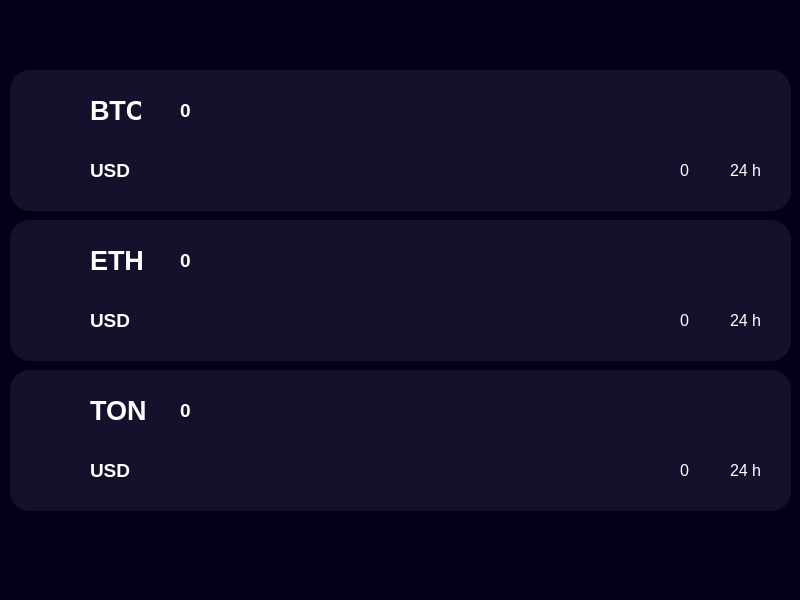
<?xml version="1.0" encoding="UTF-8"?>
<ui version="4.0">
 <class>MainWindow</class>
 <widget class="QMainWindow" name="MainWindow">
  <property name="geometry">
   <rect>
    <x>0</x>
    <y>0</y>
    <width>800</width>
    <height>600</height>
   </rect>
  </property>
  <property name="windowTitle">
   <string>MainWindow</string>
  </property>
  <widget class="QWidget" name="centralwidget">
   <widget class="QWidget" name="widget" native="true">
    <property name="geometry">
     <rect>
      <x>0</x>
      <y>0</y>
      <width>801</width>
      <height>601</height>
     </rect>
    </property>
    <property name="styleSheet">
     <string notr="true">background-color: rgb(5, 0, 26);</string>
    </property>
    <widget class="QWidget" name="widget_2" native="true">
     <property name="geometry">
      <rect>
       <x>10</x>
       <y>70</y>
       <width>781</width>
       <height>141</height>
      </rect>
     </property>
     <property name="styleSheet">
      <string notr="true">background-color: rgb(21, 16, 43);
border-radius: 20px;
</string>
     </property>
     <widget class="QLabel" name="label">
      <property name="geometry">
       <rect>
        <x>80</x>
        <y>30</y>
        <width>51</width>
        <height>21</height>
       </rect>
      </property>
      <property name="font">
       <font>
        <pointsize>20</pointsize>
        <weight>75</weight>
        <bold>true</bold>
       </font>
      </property>
      <property name="styleSheet">
       <string notr="true">color: rgb(255, 255, 255);</string>
      </property>
      <property name="text">
       <string>BTC</string>
      </property>
     </widget>
     <widget class="QLabel" name="label_2">
      <property name="geometry">
       <rect>
        <x>720</x>
        <y>90</y>
        <width>41</width>
        <height>21</height>
       </rect>
      </property>
      <property name="font">
       <font>
        <pointsize>12</pointsize>
       </font>
      </property>
      <property name="styleSheet">
       <string notr="true">color: rgb(255, 255, 255);</string>
      </property>
      <property name="text">
       <string>24 h</string>
      </property>
     </widget>
     <widget class="QLabel" name="label_3">
      <property name="geometry">
       <rect>
        <x>80</x>
        <y>90</y>
        <width>51</width>
        <height>21</height>
       </rect>
      </property>
      <property name="font">
       <font>
        <pointsize>14</pointsize>
        <weight>75</weight>
        <bold>true</bold>
       </font>
      </property>
      <property name="styleSheet">
       <string notr="true">color: rgb(255, 255, 255);</string>
      </property>
      <property name="text">
       <string>USD</string>
      </property>
     </widget>
     <widget class="QLabel" name="label_4">
      <property name="geometry">
       <rect>
        <x>170</x>
        <y>30</y>
        <width>51</width>
        <height>21</height>
       </rect>
      </property>
      <property name="font">
       <font>
        <pointsize>14</pointsize>
        <weight>75</weight>
        <bold>true</bold>
       </font>
      </property>
      <property name="styleSheet">
       <string notr="true">color: rgb(255, 255, 255);</string>
      </property>
      <property name="text">
       <string>0</string>
      </property>
     </widget>
     <widget class="QLabel" name="label_5">
      <property name="geometry">
       <rect>
        <x>670</x>
        <y>90</y>
        <width>41</width>
        <height>21</height>
       </rect>
      </property>
      <property name="font">
       <font>
        <pointsize>12</pointsize>
       </font>
      </property>
      <property name="styleSheet">
       <string notr="true">color: rgb(255, 255, 255);</string>
      </property>
      <property name="text">
       <string>0</string>
      </property>
     </widget>
    </widget>
    <widget class="QWidget" name="widget_3" native="true">
     <property name="geometry">
      <rect>
       <x>10</x>
       <y>220</y>
       <width>781</width>
       <height>141</height>
      </rect>
     </property>
     <property name="styleSheet">
      <string notr="true">background-color: rgb(21, 16, 43);
border-radius: 20px;
</string>
     </property>
     <widget class="QLabel" name="label_6">
      <property name="geometry">
       <rect>
        <x>80</x>
        <y>30</y>
        <width>61</width>
        <height>21</height>
       </rect>
      </property>
      <property name="font">
       <font>
        <pointsize>20</pointsize>
        <weight>75</weight>
        <bold>true</bold>
       </font>
      </property>
      <property name="styleSheet">
       <string notr="true">color: rgb(255, 255, 255);</string>
      </property>
      <property name="text">
       <string>ETH</string>
      </property>
     </widget>
     <widget class="QLabel" name="label_7">
      <property name="geometry">
       <rect>
        <x>720</x>
        <y>90</y>
        <width>41</width>
        <height>21</height>
       </rect>
      </property>
      <property name="font">
       <font>
        <pointsize>12</pointsize>
       </font>
      </property>
      <property name="styleSheet">
       <string notr="true">color: rgb(255, 255, 255);</string>
      </property>
      <property name="text">
       <string>24 h</string>
      </property>
     </widget>
     <widget class="QLabel" name="label_8">
      <property name="geometry">
       <rect>
        <x>80</x>
        <y>90</y>
        <width>51</width>
        <height>21</height>
       </rect>
      </property>
      <property name="font">
       <font>
        <pointsize>14</pointsize>
        <weight>75</weight>
        <bold>true</bold>
       </font>
      </property>
      <property name="styleSheet">
       <string notr="true">color: rgb(255, 255, 255);</string>
      </property>
      <property name="text">
       <string>USD</string>
      </property>
     </widget>
     <widget class="QLabel" name="label_9">
      <property name="geometry">
       <rect>
        <x>170</x>
        <y>30</y>
        <width>51</width>
        <height>21</height>
       </rect>
      </property>
      <property name="font">
       <font>
        <pointsize>14</pointsize>
        <weight>75</weight>
        <bold>true</bold>
       </font>
      </property>
      <property name="styleSheet">
       <string notr="true">color: rgb(255, 255, 255);</string>
      </property>
      <property name="text">
       <string>0</string>
      </property>
     </widget>
     <widget class="QLabel" name="label_10">
      <property name="geometry">
       <rect>
        <x>670</x>
        <y>90</y>
        <width>41</width>
        <height>21</height>
       </rect>
      </property>
      <property name="font">
       <font>
        <pointsize>12</pointsize>
       </font>
      </property>
      <property name="styleSheet">
       <string notr="true">color: rgb(255, 255, 255);</string>
      </property>
      <property name="text">
       <string>0</string>
      </property>
     </widget>
    </widget>
    <widget class="QWidget" name="widget_4" native="true">
     <property name="geometry">
      <rect>
       <x>10</x>
       <y>370</y>
       <width>781</width>
       <height>141</height>
      </rect>
     </property>
     <property name="styleSheet">
      <string notr="true">background-color: rgb(21, 16, 43);
border-radius: 20px;
</string>
     </property>
     <widget class="QLabel" name="label_11">
      <property name="geometry">
       <rect>
        <x>80</x>
        <y>30</y>
        <width>61</width>
        <height>21</height>
       </rect>
      </property>
      <property name="font">
       <font>
        <pointsize>20</pointsize>
        <weight>75</weight>
        <bold>true</bold>
       </font>
      </property>
      <property name="styleSheet">
       <string notr="true">color: rgb(255, 255, 255);</string>
      </property>
      <property name="text">
       <string>TON</string>
      </property>
     </widget>
     <widget class="QLabel" name="label_12">
      <property name="geometry">
       <rect>
        <x>720</x>
        <y>90</y>
        <width>41</width>
        <height>21</height>
       </rect>
      </property>
      <property name="font">
       <font>
        <pointsize>12</pointsize>
       </font>
      </property>
      <property name="styleSheet">
       <string notr="true">color: rgb(255, 255, 255);</string>
      </property>
      <property name="text">
       <string>24 h</string>
      </property>
     </widget>
     <widget class="QLabel" name="label_13">
      <property name="geometry">
       <rect>
        <x>80</x>
        <y>90</y>
        <width>51</width>
        <height>21</height>
       </rect>
      </property>
      <property name="font">
       <font>
        <pointsize>14</pointsize>
        <weight>75</weight>
        <bold>true</bold>
       </font>
      </property>
      <property name="styleSheet">
       <string notr="true">color: rgb(255, 255, 255);</string>
      </property>
      <property name="text">
       <string>USD</string>
      </property>
     </widget>
     <widget class="QLabel" name="label_14">
      <property name="geometry">
       <rect>
        <x>170</x>
        <y>30</y>
        <width>51</width>
        <height>21</height>
       </rect>
      </property>
      <property name="font">
       <font>
        <pointsize>14</pointsize>
        <weight>75</weight>
        <bold>true</bold>
       </font>
      </property>
      <property name="styleSheet">
       <string notr="true">color: rgb(255, 255, 255);</string>
      </property>
      <property name="text">
       <string>0</string>
      </property>
     </widget>
     <widget class="QLabel" name="label_15">
      <property name="geometry">
       <rect>
        <x>670</x>
        <y>90</y>
        <width>41</width>
        <height>21</height>
       </rect>
      </property>
      <property name="font">
       <font>
        <pointsize>12</pointsize>
       </font>
      </property>
      <property name="styleSheet">
       <string notr="true">color: rgb(255, 255, 255);</string>
      </property>
      <property name="text">
       <string>0</string>
      </property>
     </widget>
    </widget>
   </widget>
  </widget>
 </widget>
 <resources/>
 <connections/>
</ui>
